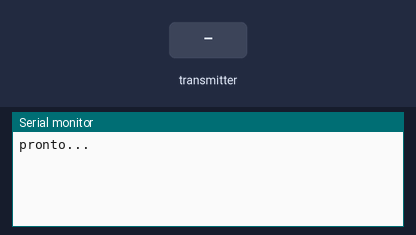
A sketch run on a simulated Arduino Uno, built with avr-gcc and run on an emulated ATmega328P. On the bench: the last lines printed to the serial monitor. The test bench sets the inputs (shaded band). No radio packets arrive unless stated.

Above: at 3.2 s.
3.3 s: the transmitter starts sending stato = 0
At 3.37 s:
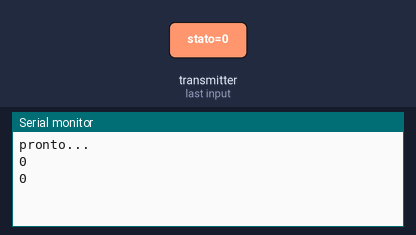
5.2 s: the transmitter starts sending stato = 1
At 5.27 s:
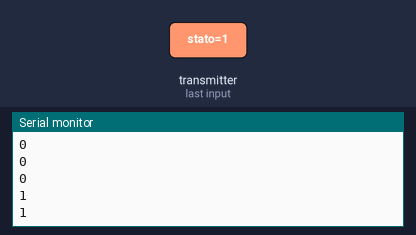

Measured:
- after the input at 3.3 s, the serial monitor: prints a new line at once (image 1)
- after the input at 5.2 s, the serial monitor: prints a new line at once (image 2)

The sketch:

riceveComando24.ino
```cpp
/*
* https://howtomechatronics.com/tutorials/arduino/arduino-wireless-communication-nrf24l01-tutorial/
* https://github.com/nRF24/RF24
*/

#include <SPI.h>
//#include <nRF24L01.h>
#include <RF24.h>
#include <printf.h>

RF24 radio(7, 8); // CE, CSN

const byte address[6] = "00002";

void setup() {
  Serial.begin(9600);
  printf_begin();

  radio.begin();

  radio.setPALevel(RF24_PA_MIN);
  //radio.enableDynamicPayloads();
  radio.setAutoAck(true);
  //radio.setDataRate(RF24_250KBPS);
  radio.openReadingPipe(0, address);
  radio.printDetails();
  radio.startListening();
  delay(2000);
  Serial.println("pronto...");
}

void loop() {
  if (radio.available()) {
    char stato = '0';
    radio.read(&stato, sizeof(stato));

    Serial.println(stato);
  }
}
```
